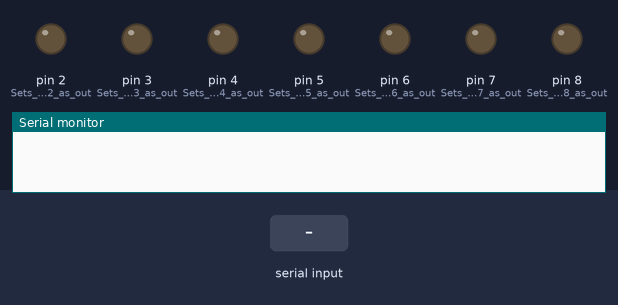
A sketch run on a simulated Arduino Uno, built with avr-gcc and run on an emulated ATmega328P. Parts: output pins drawn as LEDs (lit = HIGH), the last lines printed to the serial monitor. Inputs (shaded band) come from the test bench.

Above: at 1.2 s.
1.3 s: "a\n" received over Serial
At 2.5 s:
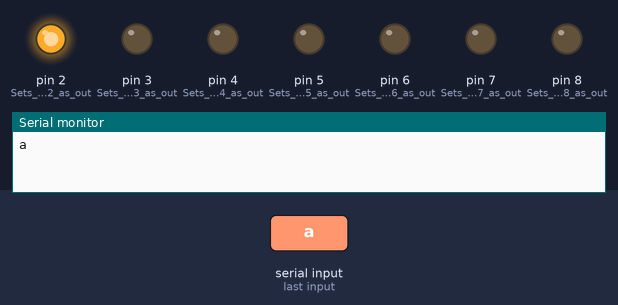
2.8 s: byte 98 ('b') received over Serial
At 3.7 s:
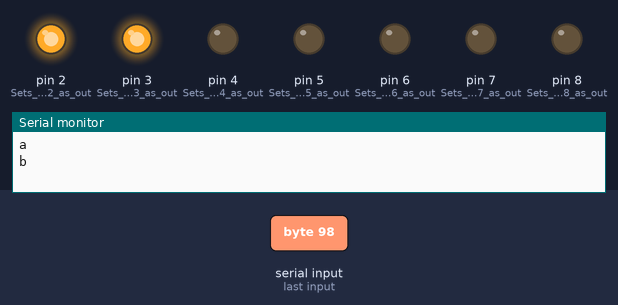
4.3 s: byte 65 ('A') received over Serial
At 4.9 s:
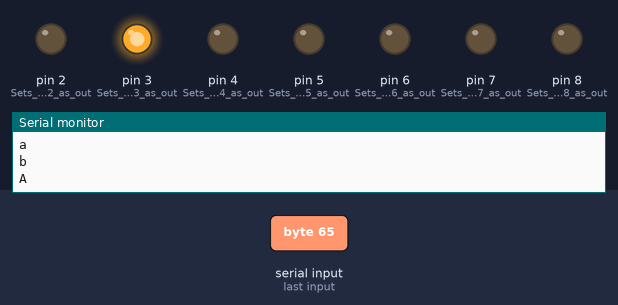
5.8 s: byte 99 ('c') received over Serial
At 7.0 s:
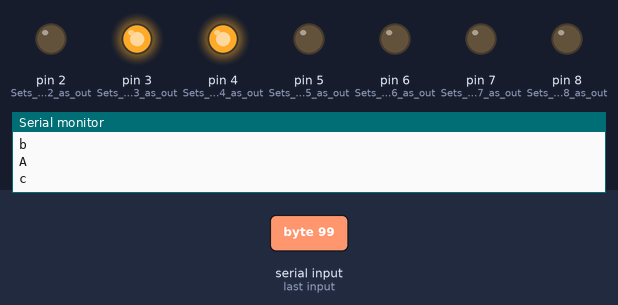
7.3 s: byte 66 ('B') received over Serial
At 8.4 s:
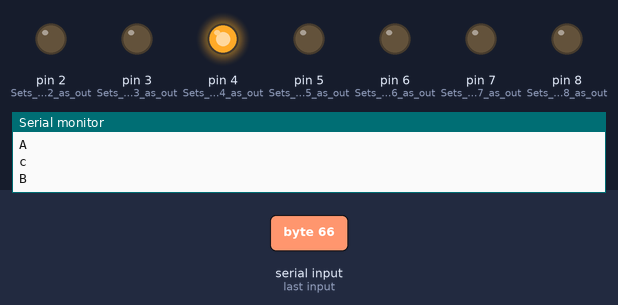
8.8 s: byte 100 ('d') received over Serial
At 9.5 s:
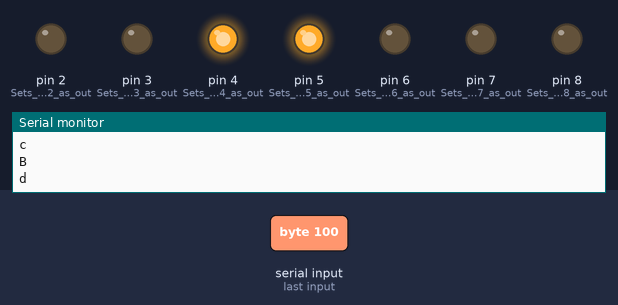
Timing chart, 0 to 11.3 s (numbered marks = the images above; inputs shaded):
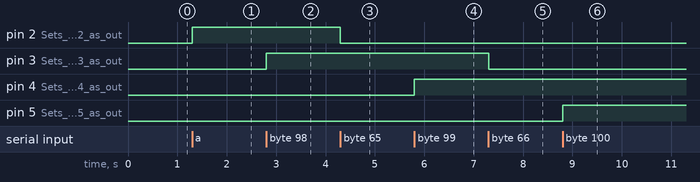

The sketch:

program.ino
```cpp
char data = 0;            //Variable for storing received data
void setup()
{
    Serial.begin(9600);   //Sets the baud for serial data transmission
    pinMode(2, OUTPUT);  //Sets digital pin 2 as output pin
    pinMode(3, OUTPUT);  //Sets digital pin 3 as output pin
    pinMode(4, OUTPUT);  //Sets digital pin 4 as output pin
    pinMode(5, OUTPUT);  //Sets digital pin 5 as output pin
    pinMode(6, OUTPUT);  //Sets digital pin 6 as output pin
    pinMode(7, OUTPUT);  //Sets digital pin 7 as output pin
    pinMode(8, OUTPUT);  //Sets digital pin 8 as output pin
}
void loop()
{
   if(Serial.available() > 0)      // Send data only when you receive data:
   {
      data = Serial.read();        //Read the incoming data & store into data
      Serial.print(data);          //Print Value inside data in Serial monitor
      Serial.print("\n");
      if(data == 'a')              // Checks whether value of data is equal to 1
         digitalWrite(2, HIGH);   //If value is 1 then LED turns ON
      else if(data == 'A')         //  Checks whether value of data is equal to 0
         digitalWrite(2, LOW);    //If value is 0 then LED turns OFF
      if(data == 'b')              // Checks whether value of data is equal to 1
         digitalWrite(3, HIGH);   //If value is 1 then LED turns ON
      else if(data == 'B')         //  Checks whether value of data is equal to 0
         digitalWrite(3, LOW);    //If value is 0 then LED turns OFF
      if(data == 'c')              // Checks whether value of data is equal to 1
         digitalWrite(4, HIGH);   //If value is 1 then LED turns ON
      else if(data == 'C')         //  Checks whether value of data is equal to 0
         digitalWrite(4, LOW);    //If value is 0 then LED turns OFF
      if(data == 'd')              // Checks whether value of data is equal to 1
         digitalWrite(5, HIGH);   //If value is 1 then LED turns ON
      else if(data == 'D')         //  Checks whether value of data is equal to 0
         digitalWrite(5, LOW);    //If value is 0 then LED turns OFF
      if(data == 'e')              // Checks whether value of data is equal to 1
         digitalWrite(6, HIGH);   //If value is 1 then LED turns ON
      else if(data == 'E')         //  Checks whether value of data is equal to 0
         digitalWrite(6, LOW);    //If value is 0 then LED turns OFF
      if(data == 'f')              // Checks whether value of data is equal to 1
         digitalWrite(7, HIGH);   //If value is 1 then LED turns ON
      else if(data == 'F')         //  Checks whether value of data is equal to 0
         digitalWrite(7, LOW);    //If value is 0 then LED turns OFF
      if(data == 'g')              // Checks whether value of data is equal to 1
         digitalWrite(8, HIGH);   //If value is 1 then LED turns ON
      else if(data == 'G')         //  Checks whether value of data is equal to 0
         digitalWrite(8, LOW);    //If value is 0 then LED turns OFF
   }
}
```

Measured:
- after the input at 1.3 s, pin 2 (Sets_digital_pin_2_as_out): LOW → HIGH at once
- after the input at 2.8 s, pin 3 (Sets_digital_pin_3_as_out): LOW → HIGH at once
- after the input at 4.3 s, pin 2 (Sets_digital_pin_2_as_out): HIGH → LOW at once
- after the input at 5.8 s, pin 4 (Sets_digital_pin_4_as_out): LOW → HIGH at once
- after the input at 7.3 s, pin 3 (Sets_digital_pin_3_as_out): HIGH → LOW at once
- after the input at 8.8 s, pin 5 (Sets_digital_pin_5_as_out): LOW → HIGH at once
